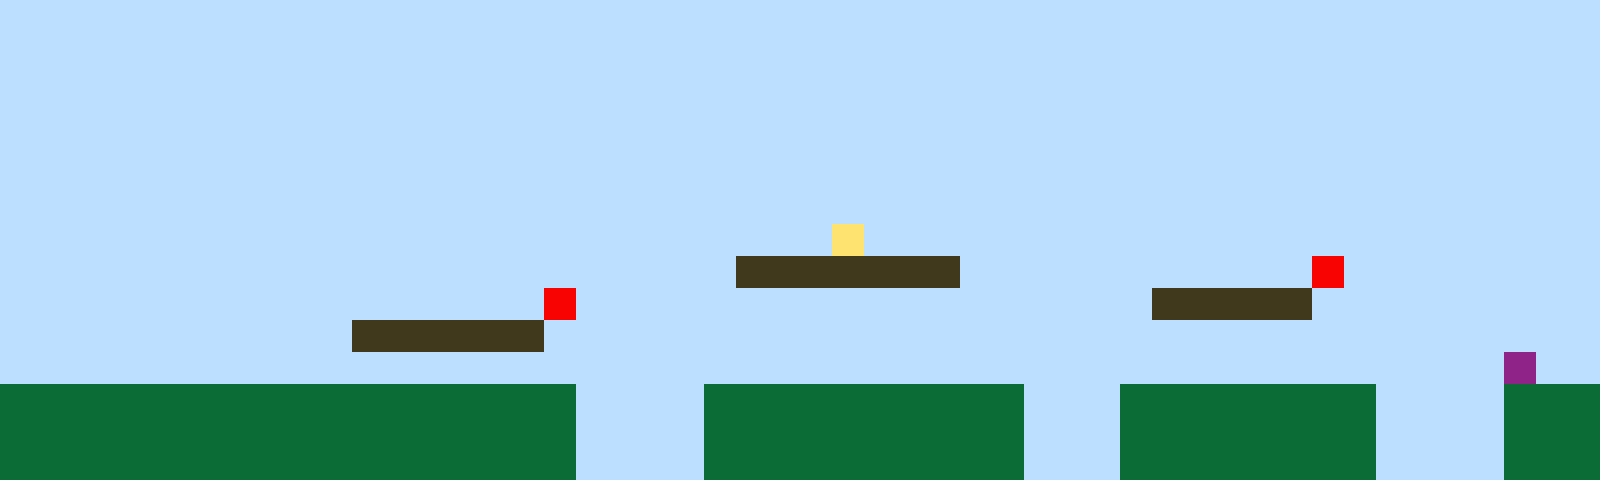

Tiled map render using the project's own tile images. Description and the whole map definition, tile-layer contents included, below:
An orthogonal 50x15 tile map with 32x32 px tiles, 1 tile layer (Tile Layer 1).

<map version="1.10" tiledversion="1.11.2" orientation="orthogonal" renderorder="right-up" width="50" height="15" tilewidth="32" tileheight="32" infinite="0" nextlayerid="2" nextobjectid="1"><editorsettings><export target="map1.csv" format="csv" /></editorsettings><tileset firstgid="1" name="sprites" tilewidth="32" tileheight="32" tilecount="6" columns="3"><image source="sprites.png" width="96" height="64" /></tileset><layer id="1" name="Tile Layer 1" width="50" height="15"><data encoding="csv">1,1,1,1,1,1,1,1,1,1,1,1,1,1,1,1,1,1,1,1,1,1,1,1,1,1,1,1,1,1,1,1,1,1,1,1,1,1,1,1,1,1,1,1,1,1,1,1,1,1,1,1,1,1,1,1,1,1,1,1,1,1,1,1,1,1,1,1,1,1,1,1,1,1,1,1,1,1,1,1,1,1,1,1,1,1,1,1,1,1,1,1,1,1,1,1,1,1,1,1,1,1,1,1,1,1,1,1,1,1,1,1,1,1,1,1,1,1,1,1,1,1,1,1,1,1,1,1,1,1,1,1,1,1,1,1,1,1,1,1,1,1,1,1,1,1,1,1,1,1,1,1,1,1,1,1,1,1,1,1,1,1,1,1,1,1,1,1,1,1,1,1,1,1,1,1,1,1,1,1,1,1,1,1,1,1,1,1,1,1,1,1,1,1,1,1,1,1,1,1,1,1,1,1,1,1,1,1,1,1,1,1,1,1,1,1,1,1,1,1,1,1,1,1,1,1,1,1,1,1,1,1,1,1,1,1,1,1,1,1,1,1,1,1,1,1,1,1,1,1,1,1,1,1,1,1,1,1,1,1,1,1,1,1,1,1,1,1,1,1,1,1,1,1,1,1,1,1,1,1,1,1,1,1,1,1,1,1,1,1,1,1,1,1,1,1,1,1,1,1,1,1,1,1,1,1,1,1,1,1,1,1,1,1,1,1,1,1,1,1,1,1,1,1,1,1,1,1,1,1,1,1,1,1,1,1,1,1,1,1,1,1,1,1,1,1,1,1,1,1,1,1,1,1,1,1,1,1,1,1,1,1,1,1,1,1,1,1,1,1,1,1,1,1,1,1,4,1,1,1,1,1,1,1,1,1,1,1,1,1,1,1,1,1,1,1,1,1,1,1,1,1,1,1,1,1,1,1,1,1,1,1,1,1,1,1,1,1,1,1,1,1,1,3,3,3,3,3,3,3,1,1,1,1,1,1,1,1,1,1,1,5,1,1,1,1,1,1,1,1,1,1,1,1,1,1,1,1,1,1,1,1,1,1,1,1,1,5,1,1,1,1,1,1,1,1,1,1,1,1,1,1,1,1,1,1,3,3,3,3,3,1,1,1,1,1,1,1,1,1,1,1,1,1,1,1,1,1,1,1,1,3,3,3,3,3,3,1,1,1,1,1,1,1,1,1,1,1,1,1,1,1,1,1,1,1,1,1,1,1,1,1,1,1,1,1,1,1,1,1,1,1,1,1,1,1,1,1,1,1,1,1,1,1,1,1,1,1,1,1,1,1,1,1,1,1,1,1,1,1,1,1,1,1,1,1,1,1,1,1,1,1,1,1,1,1,1,6,1,1,2,2,2,2,2,2,2,2,2,2,2,2,2,2,2,2,2,2,1,1,1,1,2,2,2,2,2,2,2,2,2,2,1,1,1,2,2,2,2,2,2,2,2,1,1,1,1,2,2,2,2,2,2,2,2,2,2,2,2,2,2,2,2,2,2,2,2,2,1,1,1,1,2,2,2,2,2,2,2,2,2,2,1,1,1,2,2,2,2,2,2,2,2,1,1,1,1,2,2,2,2,2,2,2,2,2,2,2,2,2,2,2,2,2,2,2,2,2,1,1,1,1,2,2,2,2,2,2,2,2,2,2,1,1,1,2,2,2,2,2,2,2,2,1,1,1,1,2,2,2</data></layer></map>
